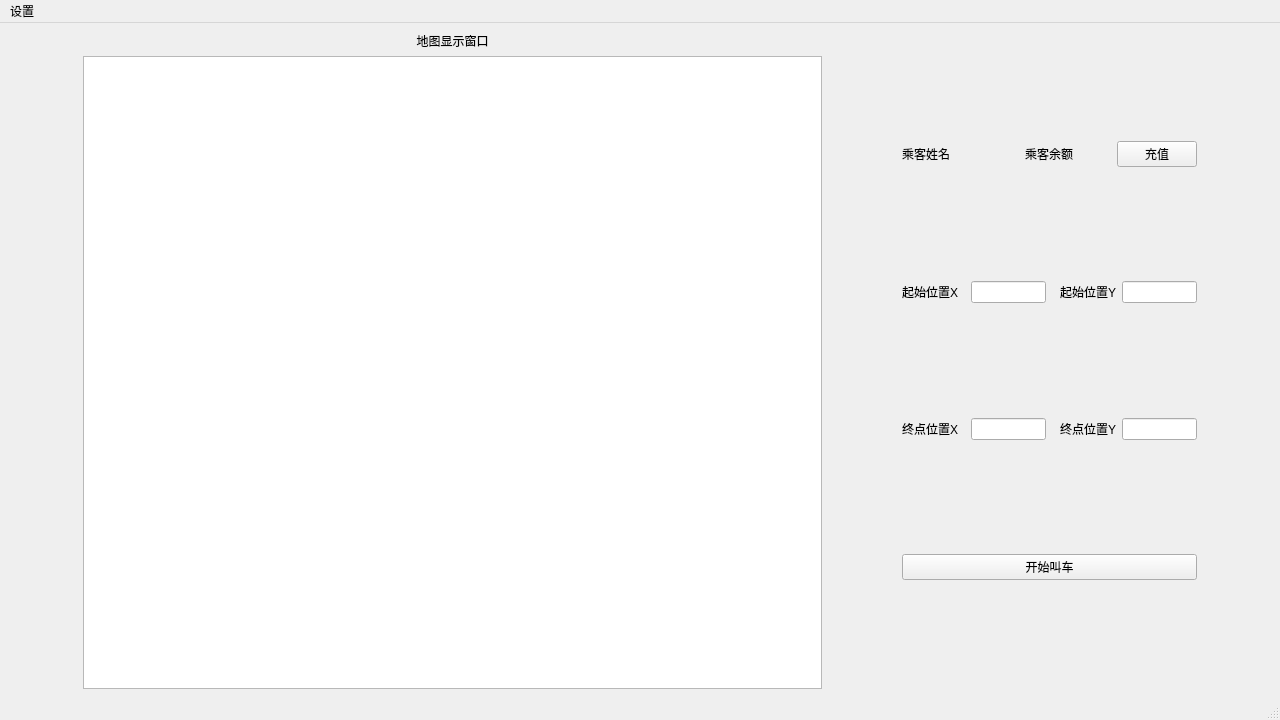
<?xml version="1.0" encoding="UTF-8"?>
<ui version="4.0">
 <class>MainWindow</class>
 <widget class="QMainWindow" name="MainWindow">
  <property name="geometry">
   <rect>
    <x>0</x>
    <y>0</y>
    <width>1280</width>
    <height>720</height>
   </rect>
  </property>
  <property name="minimumSize">
   <size>
    <width>1280</width>
    <height>720</height>
   </size>
  </property>
  <property name="windowTitle">
   <string>MainWindow</string>
  </property>
  <widget class="QWidget" name="centralwidget">
   <layout class="QHBoxLayout" name="horizontalLayout_4" stretch="1,10,1,4,1">
    <item>
     <spacer name="horizontalSpacer_5">
      <property name="orientation">
       <enum>Qt::Orientation::Horizontal</enum>
      </property>
      <property name="sizeHint" stdset="0">
       <size>
        <width>71</width>
        <height>20</height>
       </size>
      </property>
     </spacer>
    </item>
    <item>
     <layout class="QVBoxLayout" name="verticalLayout_2">
      <item>
       <widget class="QLabel" name="label_3">
        <property name="text">
         <string>地图显示窗口</string>
        </property>
        <property name="alignment">
         <set>Qt::AlignmentFlag::AlignCenter</set>
        </property>
       </widget>
      </item>
      <item>
       <widget class="Didi::MapGraphicsView" name="graph"/>
      </item>
     </layout>
    </item>
    <item>
     <spacer name="horizontalSpacer_4">
      <property name="orientation">
       <enum>Qt::Orientation::Horizontal</enum>
      </property>
      <property name="sizeHint" stdset="0">
       <size>
        <width>71</width>
        <height>20</height>
       </size>
      </property>
     </spacer>
    </item>
    <item>
     <layout class="QVBoxLayout" name="verticalLayout">
      <item>
       <spacer name="verticalSpacer_4">
        <property name="orientation">
         <enum>Qt::Orientation::Vertical</enum>
        </property>
        <property name="sizeHint" stdset="0">
         <size>
          <width>20</width>
          <height>40</height>
         </size>
        </property>
       </spacer>
      </item>
      <item>
       <layout class="QHBoxLayout" name="horizontalLayout" stretch="1,1,1,1,1,1">
        <item>
         <widget class="QLabel" name="name_label">
          <property name="text">
           <string>乘客姓名</string>
          </property>
          <property name="alignment">
           <set>Qt::AlignmentFlag::AlignCenter</set>
          </property>
         </widget>
        </item>
        <item>
         <widget class="QLabel" name="user_name">
          <property name="minimumSize">
           <size>
            <width>20</width>
            <height>0</height>
           </size>
          </property>
          <property name="text">
           <string/>
          </property>
         </widget>
        </item>
        <item>
         <spacer name="horizontalSpacer">
          <property name="orientation">
           <enum>Qt::Orientation::Horizontal</enum>
          </property>
          <property name="sizeHint" stdset="0">
           <size>
            <width>10</width>
            <height>20</height>
           </size>
          </property>
         </spacer>
        </item>
        <item>
         <widget class="QLabel" name="money_label">
          <property name="text">
           <string>乘客余额</string>
          </property>
          <property name="alignment">
           <set>Qt::AlignmentFlag::AlignCenter</set>
          </property>
         </widget>
        </item>
        <item>
         <widget class="QLabel" name="money">
          <property name="minimumSize">
           <size>
            <width>20</width>
            <height>0</height>
           </size>
          </property>
          <property name="text">
           <string/>
          </property>
         </widget>
        </item>
        <item>
         <widget class="QPushButton" name="pb_recharge">
          <property name="text">
           <string>充值</string>
          </property>
         </widget>
        </item>
       </layout>
      </item>
      <item>
       <spacer name="verticalSpacer">
        <property name="orientation">
         <enum>Qt::Orientation::Vertical</enum>
        </property>
        <property name="sizeHint" stdset="0">
         <size>
          <width>20</width>
          <height>40</height>
         </size>
        </property>
       </spacer>
      </item>
      <item>
       <layout class="QHBoxLayout" name="horizontalLayout_2">
        <item>
         <widget class="QLabel" name="label">
          <property name="text">
           <string>起始位置X</string>
          </property>
         </widget>
        </item>
        <item>
         <spacer name="horizontalSpacer_2">
          <property name="orientation">
           <enum>Qt::Orientation::Horizontal</enum>
          </property>
          <property name="sizeHint" stdset="0">
           <size>
            <width>40</width>
            <height>20</height>
           </size>
          </property>
         </spacer>
        </item>
        <item>
         <widget class="QLineEdit" name="line_edit_start_x"/>
        </item>
        <item>
         <spacer name="horizontalSpacer_7">
          <property name="orientation">
           <enum>Qt::Orientation::Horizontal</enum>
          </property>
          <property name="sizeHint" stdset="0">
           <size>
            <width>40</width>
            <height>20</height>
           </size>
          </property>
         </spacer>
        </item>
        <item>
         <widget class="QLabel" name="label_4">
          <property name="text">
           <string>起始位置Y</string>
          </property>
         </widget>
        </item>
        <item>
         <widget class="QLineEdit" name="line_edit_start_y"/>
        </item>
       </layout>
      </item>
      <item>
       <spacer name="verticalSpacer_2">
        <property name="orientation">
         <enum>Qt::Orientation::Vertical</enum>
        </property>
        <property name="sizeHint" stdset="0">
         <size>
          <width>20</width>
          <height>40</height>
         </size>
        </property>
       </spacer>
      </item>
      <item>
       <layout class="QHBoxLayout" name="horizontalLayout_3">
        <item>
         <widget class="QLabel" name="label_2">
          <property name="text">
           <string>终点位置X</string>
          </property>
         </widget>
        </item>
        <item>
         <spacer name="horizontalSpacer_3">
          <property name="orientation">
           <enum>Qt::Orientation::Horizontal</enum>
          </property>
          <property name="sizeHint" stdset="0">
           <size>
            <width>40</width>
            <height>20</height>
           </size>
          </property>
         </spacer>
        </item>
        <item>
         <widget class="QLineEdit" name="line_edit_target_x"/>
        </item>
        <item>
         <spacer name="horizontalSpacer_8">
          <property name="orientation">
           <enum>Qt::Orientation::Horizontal</enum>
          </property>
          <property name="sizeHint" stdset="0">
           <size>
            <width>40</width>
            <height>20</height>
           </size>
          </property>
         </spacer>
        </item>
        <item>
         <widget class="QLabel" name="label_5">
          <property name="text">
           <string>终点位置Y</string>
          </property>
         </widget>
        </item>
        <item>
         <widget class="QLineEdit" name="line_edit_target_y"/>
        </item>
       </layout>
      </item>
      <item>
       <spacer name="verticalSpacer_5">
        <property name="orientation">
         <enum>Qt::Orientation::Vertical</enum>
        </property>
        <property name="sizeHint" stdset="0">
         <size>
          <width>20</width>
          <height>40</height>
         </size>
        </property>
       </spacer>
      </item>
      <item>
       <widget class="QPushButton" name="pb_call_taxi">
        <property name="text">
         <string>开始叫车</string>
        </property>
       </widget>
      </item>
      <item>
       <spacer name="verticalSpacer_6">
        <property name="orientation">
         <enum>Qt::Orientation::Vertical</enum>
        </property>
        <property name="sizeHint" stdset="0">
         <size>
          <width>20</width>
          <height>40</height>
         </size>
        </property>
       </spacer>
      </item>
     </layout>
    </item>
    <item>
     <spacer name="horizontalSpacer_6">
      <property name="orientation">
       <enum>Qt::Orientation::Horizontal</enum>
      </property>
      <property name="sizeHint" stdset="0">
       <size>
        <width>71</width>
        <height>20</height>
       </size>
      </property>
     </spacer>
    </item>
   </layout>
  </widget>
  <widget class="QMenuBar" name="menubar">
   <property name="geometry">
    <rect>
     <x>0</x>
     <y>0</y>
     <width>1280</width>
     <height>18</height>
    </rect>
   </property>
   <widget class="QMenu" name="menu">
    <property name="title">
     <string>设置</string>
    </property>
   </widget>
   <addaction name="menu"/>
  </widget>
  <widget class="QStatusBar" name="statusbar"/>
 </widget>
 <customwidgets>
  <customwidget>
   <class>Didi::MapGraphicsView</class>
   <extends>QGraphicsView</extends>
   <header>map_graphics_view.h</header>
  </customwidget>
 </customwidgets>
 <resources/>
 <connections/>
</ui>
